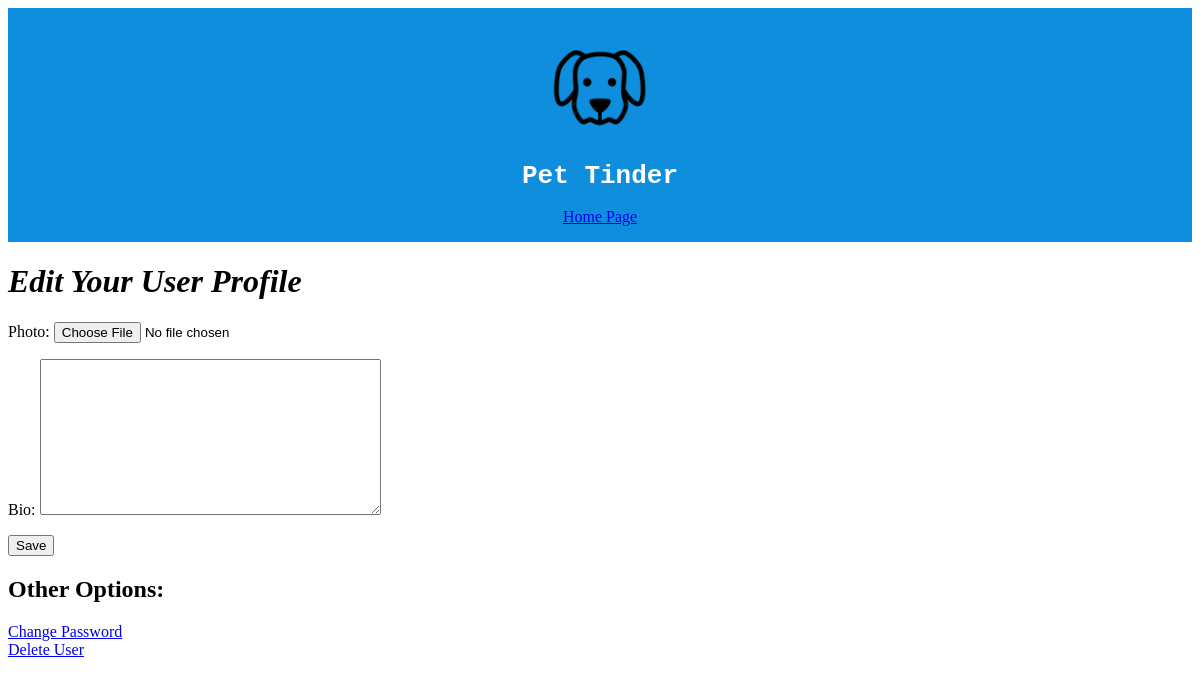
The page /profile/ (signed in) on the database as committed earlier.
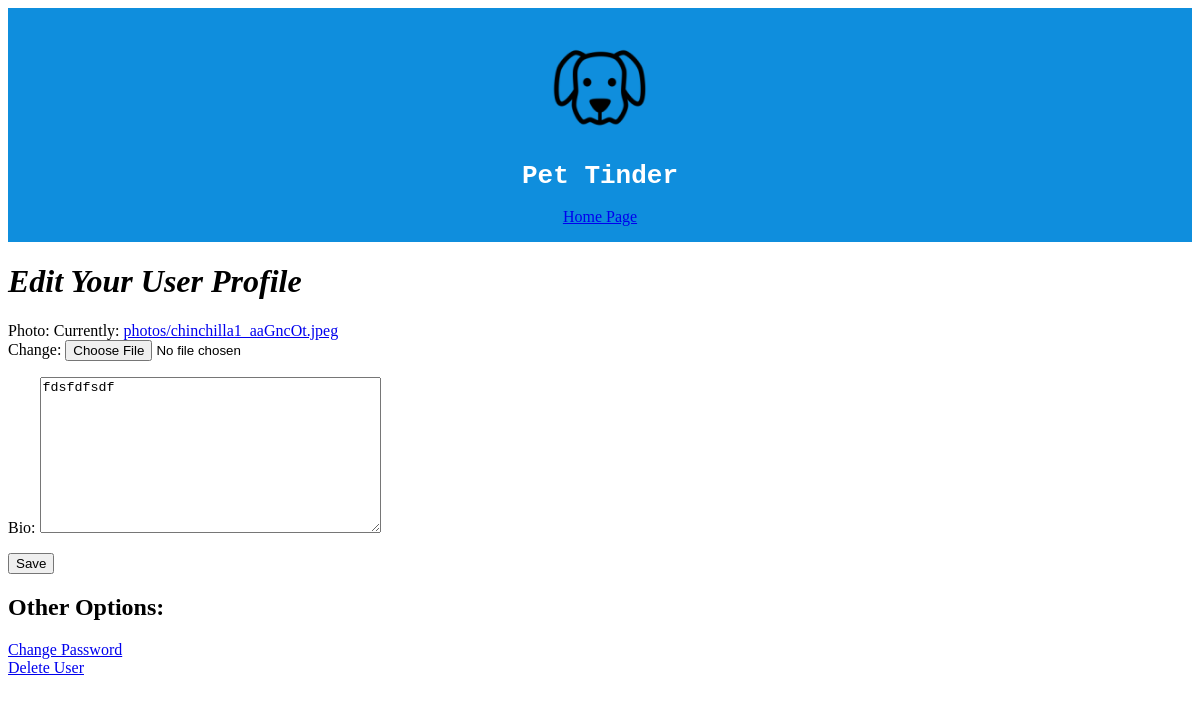
The same page on the database as committed later.
### editprofile/models.py (models this page shows, shortened)
class UserProfile(models.Model):
    user=models.OneToOneField(User)
    userid=models.IntegerField(default='0')
    photo=models.ImageField(upload_to='photos')
    bio=models.TextField()

### editprofile/views.py (the view)
# urls.py: url(r'^profile/$', views.profile, name='profile'),
@login_required
def profile(request):
    try:
        profile=UserProfile.objects.filter(userid=request.user.id)[0]
        form = UserProfileForm(initial={'photo': profile.photo, 'bio': profile.bio})
    except IndexError:
        profile=None
        form=UserProfileForm()
    context=dict(form=form)
    return render(request,'profile.html',context)

### editprofile/forms.py (shortened to what this page needs)
class UserProfileForm(forms.ModelForm):
    class Meta:
        model = UserProfile
        fields=['photo','bio']

### editprofile/templates/profile.html (shortened to what this page needs)
<!DOCTYPE html>
<html>
<head>
  {% load static %}
  <link rel="stylesheet" type="text/css" href="{% static 'stylesheet.css' %}">
</head>
<body>
  <div class="page-header">
      <img class="site-icon" src="{% static 'favicon.ico' %}" alt="Logo">
      <h1 class="site-title">Pet Tinder</h1>
      <a href="{% url "homepage" %}">Home Page</a><br>
  </div>
  <h1 class="name">Edit Your User Profile</h1>
  <form action="{% url "edit_profile" %}" method="post" enctype="multipart/form-data">
    {{ form.as_p }}
    <p>
      <button type="submit">Save</button>
    </p>
  </form>
  <h2>Other Options:</h2>
  <a href="{% url "changePW" %}">Change Password</a><br>
  <a href="{% url "del_user" %}">Delete User</a><br>
</body>
</html>

Rows that differ between the two databases and show on the page:
added UserProfile: bio "fdsfdfsdf"
Other text that changed with them:
text no longer shown: "Photo: Bio:"
text now shown: "Photo: Currently: photos/chinchilla1_aaGncOt.jpeg Change: Bio:"
